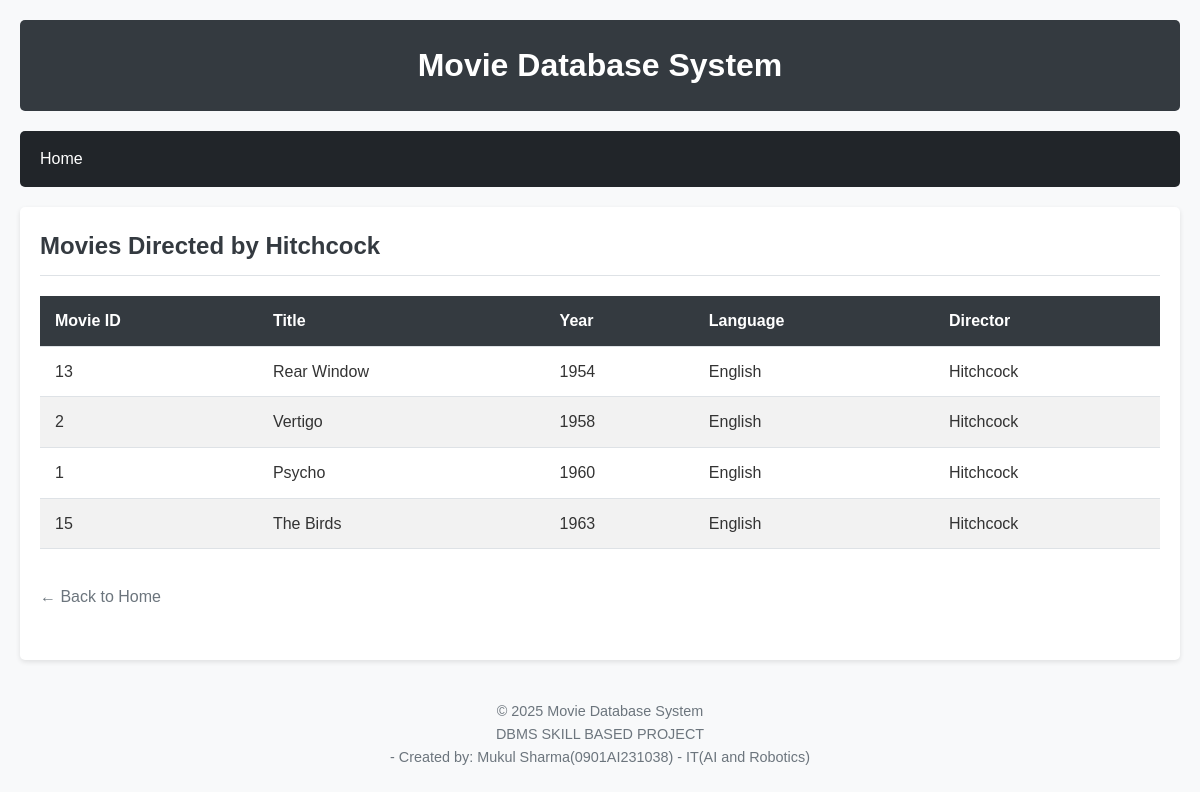
The page /query1.php on the database its author committed.
### tables this page shows
CREATE TABLE IF NOT EXISTS MOVIES (
    Mov_id INT PRIMARY KEY,
    Mov_Title VARCHAR(100) NOT NULL,
    Mov_Year INT,
    Mov_Lang VARCHAR(50),
    Dir_id INT,
    FOREIGN KEY (Dir_id) REFERENCES DIRECTOR(Dir_id)
);

CREATE TABLE IF NOT EXISTS DIRECTOR (
    Dir_id INT PRIMARY KEY,
    Dir_Name VARCHAR(100) NOT NULL,
    Dir_Phone VARCHAR(20)
);

### query1.php (the view, shortened to what this page needs)
<?php
require_once 'config.php';
require_once 'template.php';
$sql = "SELECT m.Mov_id, m.Mov_Title, m.Mov_Year, m.Mov_Lang, d.Dir_Name
        FROM MOVIES m
        JOIN DIRECTOR d ON m.Dir_id = d.Dir_id
        WHERE d.Dir_Name = 'Hitchcock'
        ORDER BY m.Mov_Year";
$result = $conn->query($sql);
echo '<section>';
echo '<h2>Movies Directed by Hitchcock</h2>';
if ($result && $result->num_rows > 0) {
    while ($row = $result->fetch_assoc()) {
        echo '<tr>';
        echo '<td>' . $row["Mov_id"] . '</td>';
        echo '<td>' . $row["Mov_Title"] . '</td>';
        echo '<td>' . $row["Mov_Year"] . '</td>';
        echo '<td>' . $row["Mov_Lang"] . '</td>';
        echo '<td>' . $row["Dir_Name"] . '</td>';
        echo '</tr>';
    }
} else {
    echo '<p>No movies found directed by Hitchcock.</p>';
}
echo '</section>';
?>

### style.css (style rules this page uses)
* { box-sizing: border-box; margin: 0; padding: 0; }
body { font-family: 'Arial', sans-serif; line-height: 1.6; background-color: #f8f9fa; color: #333; }
section { margin-bottom: 30px; }
h2 { color: #343a40; margin-bottom: 15px; padding-bottom: 10px; border-bottom: 1px solid #dee2e6; }
.result-table th, .result-table td { padding: 12px 15px; text-align: left; border-bottom: 1px solid #dee2e6; }
.result-table tr:nth-child(even) { background-color: #f2f2f2; }

### rows shown on the page
movies: Mov_id "13", Mov_Title "Rear Window", Mov_Year "1954", Mov_Lang "English", Dir.Dir_Name "Hitchcock"
movies: Mov_id "2", Mov_Title "Vertigo", Mov_Year "1958", Mov_Lang "English", Dir.Dir_Name "Hitchcock"
movies: Mov_id "1", Mov_Title "Psycho", Mov_Year "1960", Mov_Lang "English", Dir.Dir_Name "Hitchcock"
movies: Mov_id "15", Mov_Title "The Birds", Mov_Year "1963", Mov_Lang "English", Dir.Dir_Name "Hitchcock"

### other values the page prints
$column "Movie ID"
$column "Title"
$column "Year"
$column "Language"
$column "Director"
